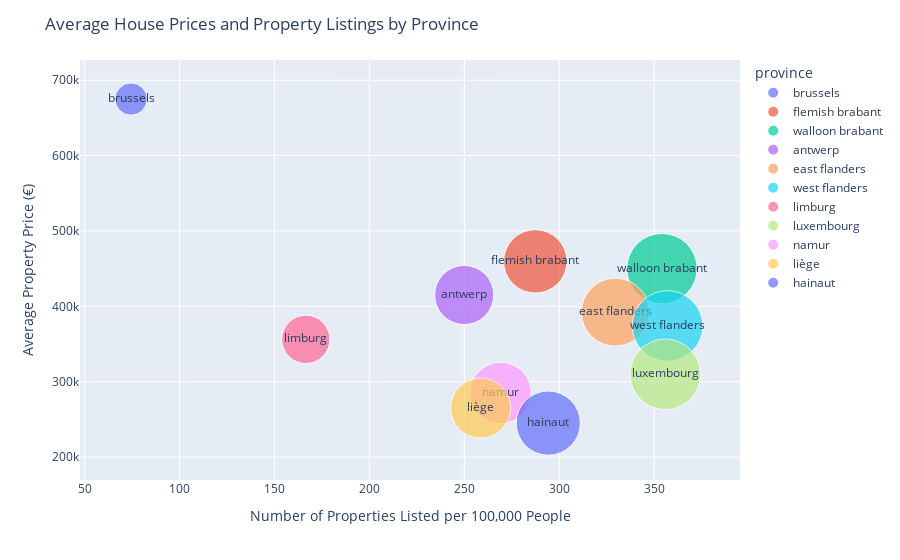

The notebook cell this image was saved under:
### Code cell
# Change provinces to Title

fig = px.scatter(
    merged_df, x="properties_per_100,000", y="price",
	color="province", hover_name="province", size="properties_per_100,000",
    text="province", size_max=50)

fig.update_layout(
    title='Average House Prices and Property Listings by Province',
    xaxis_title='Number of Properties Listed per 100,000 People',
    yaxis_title='Average Property Price (€)',
)

### Figure 1 — Plotly figure (JSON) as saved in the notebook; plotly's stock layout.template omitted (floating-point values rounded to 4 significant figures)
{"data": [{"hovertemplate": "<b>%{hovertext}</b><br><br>province=%{text}<br>properties_per_100,000=%{marker.size}<br>price=%{y}<extra></extra>", "hovertext": ["brussels"], "legendgroup": "brussels", "marker": {"color": "#636efa", "size": [74.43], "sizemode": "area", "sizeref": 0.1428, "symbol": "circle"}, "mode": "markers+text", "name": "brussels", "orientation": "v", "showlegend": true, "text": ["brussels"], "type": "scatter", "x": [74.43], "xaxis": "x", "y": [675000], "yaxis": "y"}, {"hovertemplate": "<b>%{hovertext}</b><br><br>province=%{text}<br>properties_per_100,000=%{marker.size}<br>price=%{y}<extra></extra>", "hovertext": ["flemish brabant"], "legendgroup": "flemish brabant", "marker": {"color": "#EF553B", "size": [287.4], "sizemode": "area", "sizeref": 0.1428, "symbol": "circle"}, "mode": "markers+text", "name": "flemish brabant", "orientation": "v", "showlegend": true, "text": ["flemish brabant"], "type": "scatter", "x": [287.4], "xaxis": "x", "y": [459637], "yaxis": "y"}, {"hovertemplate": "<b>%{hovertext}</b><br><br>province=%{text}<br>properties_per_100,000=%{marker.size}<br>price=%{y}<extra></extra>", "hovertext": ["walloon brabant"], "legendgroup": "walloon brabant", "marker": {"color": "#00cc96", "size": [354.1], "sizemode": "area", "sizeref": 0.1428, "symbol": "circle"}, "mode": "markers+text", "name": "walloon brabant", "orientation": "v", "showlegend": true, "text": ["walloon brabant"], "type": "scatter", "x": [354.1], "xaxis": "x", "y": [450000], "yaxis": "y"}, {"hovertemplate": "<b>%{hovertext}</b><br><br>province=%{text}<br>properties_per_100,000=%{marker.size}<br>price=%{y}<extra></extra>", "hovertext": ["antwerp"], "legendgroup": "antwerp", "marker": {"color": "#ab63fa", "size": [249.9], "sizemode": "area", "sizeref": 0.1428, "symbol": "circle"}, "mode": "markers+text", "name": "antwerp", "orientation": "v", "showlegend": true, "text": ["antwerp"], "type": "scatter", "x": [249.9], "xaxis": "x", "y": [415000], "yaxis": "y"}, {"hovertemplate": "<b>%{hovertext}</b><br><br>province=%{text}<br>properties_per_100,000=%{marker.size}<br>price=%{y}<extra></extra>", "hovertext": ["east flanders"], "legendgroup": "east flanders", "marker": {"color": "#FFA15A", "size": [329.5], "sizemode": "area", "sizeref": 0.1428, "symbol": "circle"}, "mode": "markers+text", "name": "east flanders", "orientation": "v", "showlegend": true, "text": ["east flanders"], "type": "scatter", "x": [329.5], "xaxis": "x", "y": [392215], "yaxis": "y"}, {"hovertemplate": "<b>%{hovertext}</b><br><br>province=%{text}<br>properties_per_100,000=%{marker.size}<br>price=%{y}<extra></extra>", "hovertext": ["west flanders"], "legendgroup": "west flanders", "marker": {"color": "#19d3f3", "size": [357.0], "sizemode": "area", "sizeref": 0.1428, "symbol": "circle"}, "mode": "markers+text", "name": "west flanders", "orientation": "v", "showlegend": true, "text": ["west flanders"], "type": "scatter", "x": [357.0], "xaxis": "x", "y": [373900.0], "yaxis": "y"}, {"hovertemplate": "<b>%{hovertext}</b><br><br>province=%{text}<br>properties_per_100,000=%{marker.size}<br>price=%{y}<extra></extra>", "hovertext": ["limburg"], "legendgroup": "limburg", "marker": {"color": "#FF6692", "size": [166.5], "sizemode": "area", "sizeref": 0.1428, "symbol": "circle"}, "mode": "markers+text", "name": "limburg", "orientation": "v", "showlegend": true, "text": ["limburg"], "type": "scatter", "x": [166.5], "xaxis": "x", "y": [356133], "yaxis": "y"}, {"hovertemplate": "<b>%{hovertext}</b><br><br>province=%{text}<br>properties_per_100,000=%{marker.size}<br>price=%{y}<extra></extra>", "hovertext": ["luxembourg"], "legendgroup": "luxembourg", "marker": {"color": "#B6E880", "size": [355.8], "sizemode": "area", "sizeref": 0.1428, "symbol": "circle"}, "mode": "markers+text", "name": "luxembourg", "orientation": "v", "showlegend": true, "text": ["luxembourg"], "type": "scatter", "x": [355.8], "xaxis": "x", "y": [309750], "yaxis": "y"}, {"hovertemplate": "<b>%{hovertext}</b><br><br>province=%{text}<br>properties_per_100,000=%{marker.size}<br>price=%{y}<extra></extra>", "hovertext": ["namur"], "legendgroup": "namur", "marker": {"color": "#FF97FF", "size": [269.1], "sizemode": "area", "sizeref": 0.1428, "symbol": "circle"}, "mode": "markers+text", "name": "namur", "orientation": "v", "showlegend": true, "text": ["namur"], "type": "scatter", "x": [269.1], "xaxis": "x", "y": [285000], "yaxis": "y"}, {"hovertemplate": "<b>%{hovertext}</b><br><br>province=%{text}<br>properties_per_100,000=%{marker.size}<br>price=%{y}<extra></extra>", "hovertext": ["liège"], "legendgroup": "liège", "marker": {"color": "#FECB52", "size": [258.6], "sizemode": "area", "sizeref": 0.1428, "symbol": "circle"}, "mode": "markers+text", "name": "liège", "orientation": "v", "showlegend": true, "text": ["liège"], "type": "scatter", "x": [258.6], "xaxis": "x", "y": [265000], "yaxis": "y"}, {"hovertemplate": "<b>%{hovertext}</b><br><br>province=%{text}<br>properties_per_100,000=%{marker.size}<br>price=%{y}<extra></extra>", "hovertext": ["hainaut"], "legendgroup": "hainaut", "marker": {"color": "#636efa", "size": [294.2], "sizemode": "area", "sizeref": 0.1428, "symbol": "circle"}, "mode": "markers+text", "name": "hainaut", "orientation": "v", "showlegend": true, "text": ["hainaut"], "type": "scatter", "x": [294.2], "xaxis": "x", "y": [245000], "yaxis": "y"}], "layout": {"legend": {"itemsizing": "constant", "title": {"text": "province"}, "tracegroupgap": 0}, "margin": {"t": 60}, "title": {"text": "Average House Prices and Property Listings by Province"}, "xaxis": {"anchor": "y", "domain": [0, 1], "title": {"text": "Number of Properties Listed per 100,000 People"}}, "yaxis": {"anchor": "x", "domain": [0, 1], "title": {"text": "Average Property Price (€)"}}}}
